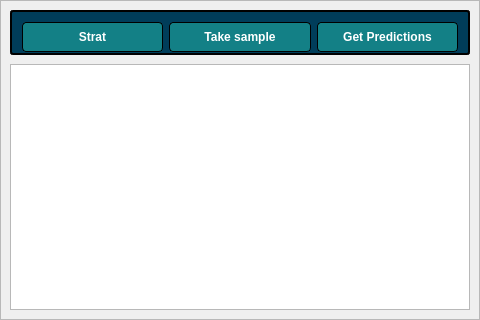
<?xml version="1.0" encoding="UTF-8"?>
<ui version="4.0">
 <class>MainWindow</class>
 <widget class="QMainWindow" name="MainWindow">
  <property name="geometry">
   <rect>
    <x>0</x>
    <y>0</y>
    <width>480</width>
    <height>320</height>
   </rect>
  </property>
  <property name="windowTitle">
   <string>MainWindow</string>
  </property>
  <widget class="QWidget" name="centralwidget">
   <property name="styleSheet">
    <string notr="true"/>
   </property>
   <layout class="QVBoxLayout" name="verticalLayout">
    <property name="spacing">
     <number>0</number>
    </property>
    <property name="leftMargin">
     <number>0</number>
    </property>
    <property name="topMargin">
     <number>0</number>
    </property>
    <property name="rightMargin">
     <number>0</number>
    </property>
    <property name="bottomMargin">
     <number>0</number>
    </property>
    <item>
     <widget class="QFrame" name="frame_2">
      <property name="styleSheet">
       <string notr="true"/>
      </property>
      <property name="frameShape">
       <enum>QFrame::StyledPanel</enum>
      </property>
      <property name="frameShadow">
       <enum>QFrame::Raised</enum>
      </property>
      <property name="midLineWidth">
       <number>0</number>
      </property>
      <layout class="QVBoxLayout" name="verticalLayout_2">
       <property name="spacing">
        <number>9</number>
       </property>
       <property name="leftMargin">
        <number>9</number>
       </property>
       <property name="topMargin">
        <number>9</number>
       </property>
       <property name="rightMargin">
        <number>9</number>
       </property>
       <property name="bottomMargin">
        <number>9</number>
       </property>
       <item>
        <widget class="QFrame" name="btn_frame">
         <property name="sizePolicy">
          <sizepolicy hsizetype="Preferred" vsizetype="Preferred">
           <horstretch>0</horstretch>
           <verstretch>0</verstretch>
          </sizepolicy>
         </property>
         <property name="maximumSize">
          <size>
           <width>16777215</width>
           <height>45</height>
          </size>
         </property>
         <property name="styleSheet">
          <string notr="true">QFrame, QLabel, QToolTip { border: 2px solid black; border-radius: 3px; padding: 1px; background-color: rgb(0, 61, 90); color: white; }
</string>
         </property>
         <property name="frameShape">
          <enum>QFrame::StyledPanel</enum>
         </property>
         <property name="frameShadow">
          <enum>QFrame::Raised</enum>
         </property>
         <layout class="QHBoxLayout" name="horizontalLayout">
          <property name="leftMargin">
           <number>9</number>
          </property>
          <item>
           <widget class="QPushButton" name="StartButton">
            <property name="minimumSize">
             <size>
              <width>56</width>
              <height>30</height>
             </size>
            </property>
            <property name="styleSheet">
             <string notr="true">	QPushButton {
	background-color: #138086;
    border-style: outset;
    border-width: 1px;
    border-radius: 4px;
    border-color: black;
    font: bold 12px;
    min-width: 3em;
    padding: 3px;
	color:rgb(255,255,255);
}
QPushButton:pressed {
	background-color:rgb(100,170,255)
}</string>
            </property>
            <property name="text">
             <string>Strat</string>
            </property>
           </widget>
          </item>
          <item>
           <widget class="QPushButton" name="takesampleButton">
            <property name="minimumSize">
             <size>
              <width>56</width>
              <height>30</height>
             </size>
            </property>
            <property name="styleSheet">
             <string notr="true">	QPushButton {
	background-color: #138086;
    border-style: outset;
    border-width: 1px;
    border-radius: 4px;
    border-color: black;
    font: bold 12px;
    min-width: 3em;
    padding: 3px;
	color:rgb(255,255,255);
}
QPushButton:pressed {
	background-color:rgb(100,170,255)
}</string>
            </property>
            <property name="text">
             <string>Take sample</string>
            </property>
           </widget>
          </item>
          <item>
           <widget class="QPushButton" name="PredictButton">
            <property name="minimumSize">
             <size>
              <width>56</width>
              <height>30</height>
             </size>
            </property>
            <property name="styleSheet">
             <string notr="true">	QPushButton {
	background-color: #138086;
    border-style: outset;
    border-width: 1px;
    border-radius: 4px;
    border-color: black;
    font: bold 12px;
    min-width: 3em;
    padding: 3px;
	color:rgb(255,255,255);
}
QPushButton:pressed {
	background-color:rgb(100,170,255)
}</string>
            </property>
            <property name="text">
             <string>Get Predictions</string>
            </property>
           </widget>
          </item>
         </layout>
        </widget>
       </item>
       <item>
        <widget class="QGraphicsView" name="graphHomeqgraphic"/>
       </item>
      </layout>
     </widget>
    </item>
   </layout>
  </widget>
  <action name="actionCalibrate_Spectrometer">
   <property name="text">
    <string>Calibrate Spectrometer</string>
   </property>
  </action>
  <action name="actionStart_Spectroscopy">
   <property name="text">
    <string>Start Spectroscopy</string>
   </property>
  </action>
  <action name="actionTake_sample_for_ML">
   <property name="text">
    <string>Take sample for ML</string>
   </property>
  </action>
  <action name="actionGet_Prediction">
   <property name="text">
    <string>Get Prediction</string>
   </property>
  </action>
  <action name="actionPick_a_Model">
   <property name="text">
    <string>Pick a Model</string>
   </property>
  </action>
  <action name="actionquit">
   <property name="text">
    <string>Quit Application</string>
   </property>
  </action>
  <action name="actionExit">
   <property name="text">
    <string>Exit</string>
   </property>
  </action>
 </widget>
 <resources/>
 <connections/>
</ui>
